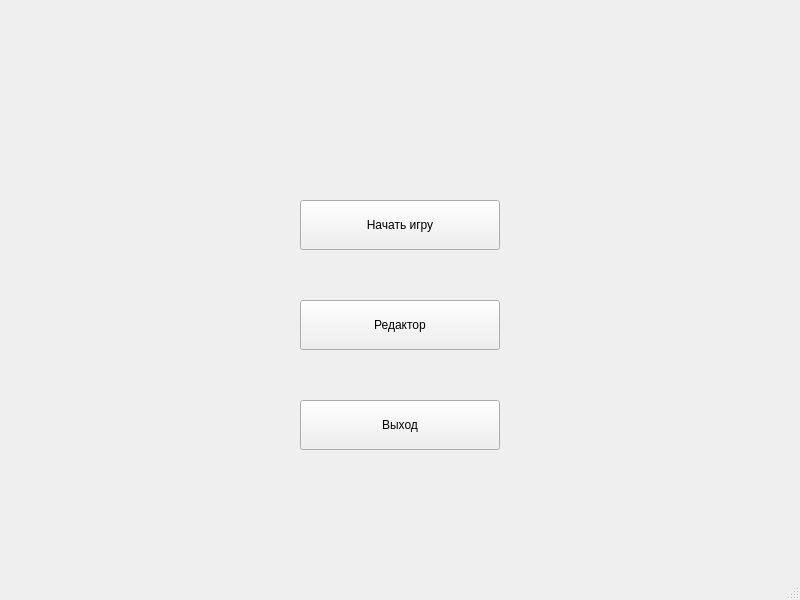
<?xml version="1.0" encoding="UTF-8"?>
<ui version="4.0">
 <class>MainWindow</class>
 <widget class="QMainWindow" name="MainWindow">
  <property name="geometry">
   <rect>
    <x>0</x>
    <y>0</y>
    <width>800</width>
    <height>600</height>
   </rect>
  </property>
  <property name="windowTitle">
   <string>MainWindow</string>
  </property>
  <widget class="QWidget" name="centralwidget">
   <widget class="QPushButton" name="bt_1">
    <property name="geometry">
     <rect>
      <x>300</x>
      <y>200</y>
      <width>200</width>
      <height>50</height>
     </rect>
    </property>
    <property name="text">
     <string>Начать игру</string>
    </property>
   </widget>
   <widget class="QPushButton" name="bt_2">
    <property name="geometry">
     <rect>
      <x>300</x>
      <y>400</y>
      <width>200</width>
      <height>50</height>
     </rect>
    </property>
    <property name="text">
     <string>Выход</string>
    </property>
   </widget>
   <widget class="QPushButton" name="bt_3">
    <property name="geometry">
     <rect>
      <x>300</x>
      <y>300</y>
      <width>200</width>
      <height>50</height>
     </rect>
    </property>
    <property name="text">
     <string>Редактор</string>
    </property>
   </widget>
  </widget>
  <widget class="QMenuBar" name="menubar">
   <property name="geometry">
    <rect>
     <x>0</x>
     <y>0</y>
     <width>800</width>
     <height>26</height>
    </rect>
   </property>
  </widget>
  <widget class="QStatusBar" name="statusbar"/>
 </widget>
 <resources/>
 <connections/>
</ui>
